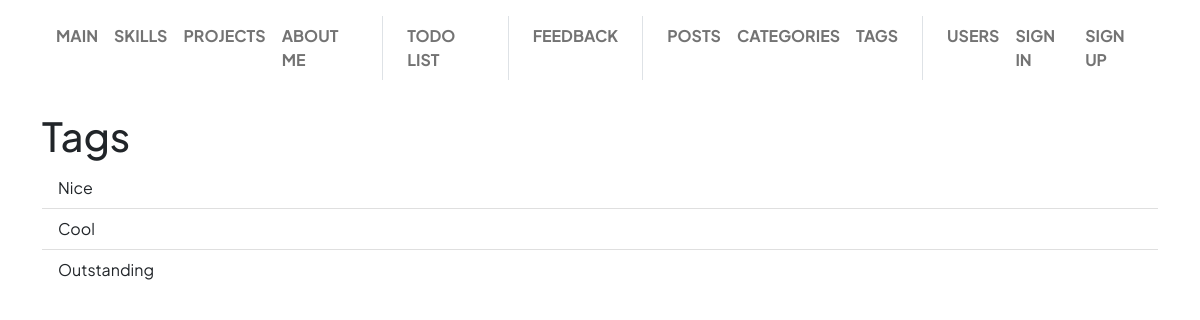
/post/tag/list, run on the app's committed database.
### app/post/models.py (models this page shows)
class Tag(db.Model):
    __tablename__ = "tag"
    id = Column(Integer, primary_key=True)
    name = Column(String(48), nullable=False)
    posts: Mapped[List[Post]] = db.relationship(secondary=post_tag_m2m, back_populates="tags")

### app/post/views.py (the view)
@post_blueprint.route('/tag/', methods=["GET", "POST"])
@post_blueprint.route('/tag/list', methods=["GET", "POST"])
def tag_list():
    form = TagCreationForm()
    if form.validate_on_submit():
        tag = Tag(name=form.name.data)
        db.session.add(tag)
        db.session.commit()
        flash("New tag has been added", "success")
        return redirect(url_for('.tag_list'))
    elif request.method == "POST":
        flash("New tag cannot be created until you resolve the mistake", "danger")
    all_tags = Tag.query.all()
    return render_template("post-tags/list.html", all_tags=all_tags, creation_form=form)

### app/base/menu.py (called while the page is built)
@base_blueprint.app_context_processor
def inject_menu():
    return dict(menu=__menu__.__iter__(), menu_separator=__separator__)

    @property
    def url(self):
        return url_for(self.endpoint)

    @property
    def visible(self):
        return not self.visibility_lambda or self.visibility_lambda()

### app/post/templates/post-tags/list.html (shortened to what this page needs)
{% extends "base/base.html" %}
{% from "base/macros.html" import render_field, render_text_input_horizontal %}
{% block page_body %}
<h1>Tags</h1>
{% if all_tags.__len__() > 0 %}
<ul class="list-group list-group-flush">
    {% for tag in all_tags %}
    <li class="list-group-item d-flex flex-row gap-1 align-items-center">
        <span class="flex-grow-1"> {{ tag["name"] }} </span>
    </li>
    {% endfor%}
</ul>
{% endif %}
{% endblock %}

### data on the page
Tag: name "Nice"
Tag: name "Cool"
Tag: name "Outstanding"

### other printed values
{{ item.name | upper }} "MAIN" "SKILLS" "PROJECTS" "ABOUT ME" "TODO LIST" "FEEDBACK" "POSTS" "CATEGORIES" "TAGS" "USERS" "SIGN IN" "SIGN UP"
